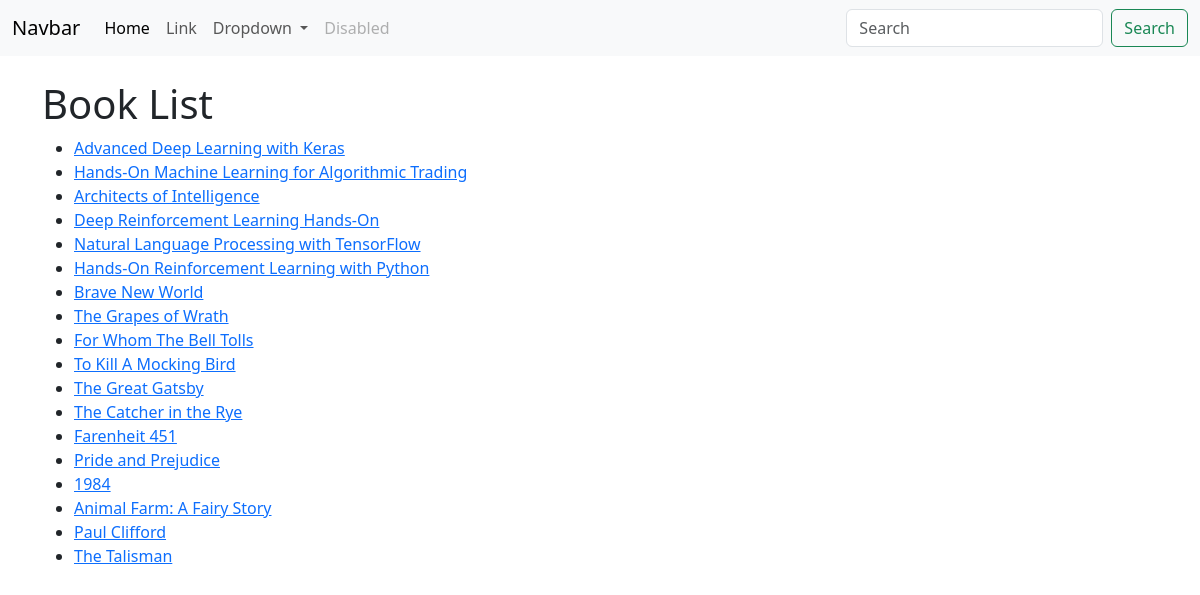
The page /books/ on the database its author committed.
### reviews/models.py (models this page shows, shortened)
class Book(models.Model):
    title = models.CharField(max_length=70,
                             help_text="The title of the book.")
    publication_date = models.DateField(
        verbose_name="Date the book was published.")
    isbn = models.CharField(max_length=20,
                            verbose_name="ISBN number of the book.")
    publisher = models.ForeignKey(Publisher,
                                  on_delete=models.CASCADE)
    contributors = models.ManyToManyField('Contributor',
                                          through="BookContributor")

### reviews/views.py (the view)
# urls.py: path('books/', views.book_list, name='book_list'),
def book_list(request):
    books = Book.objects.all()
    book_list = []
    for book in books:
        reviews = book.review_set.all()
        if reviews:
            book_rating = average_rating([review.rating for review in reviews])
            number_of_reviews = len(reviews)
        else:
            book_rating = None
            number_of_reviews = 0
            book_list.append({'book': book, 'book_rating': book_rating, 'number_of_reviews': number_of_reviews})
    books = Book.objects.all()
    context = {
        'books':books,
        'book_list': book_list,
    }
    return render(request, 'reviews/book_list.html', context)

### reviews/utils.py (called while the page is built)
def average_rating(rating_list):
    if not rating_list:
        return 0
    return round(sum(rating_list) / len(rating_list))

### reviews/templates/reviews/book_list.html (shortened to what this page needs)
{% extends "base.html" %}
{% load static %}
{% block content %}
    <h1>Book List</h1>
    <ul>
        {% for book in books %}
            <li><a href="{% url 'book_detail' book.id %}">{{ book.title }}</a></li>
        {% endfor %}
    </ul>
{% endblock %}

### templates/base.html (shortened to what this page needs)
<!doctype html>
<html lang="en">
  <head>
    <link href="https://cdn.jsdelivr.net/npm/bootstrap@5.3.8/dist/css/bootstrap.min.css" rel="stylesheet">
  </head>
  <body>
    {% include 'navbar.html' %}
    <div class='container mt-4 mb-4'>
        {% block content %}{% endblock %}
    </div>
</body>
</html>

### templates/navbar.html (shortened to what this page needs)
<nav class="navbar navbar-expand-lg bg-body-tertiary">
  <div class="container-fluid">
    <a class="navbar-brand" href="#">Navbar</a>
    <div class="collapse navbar-collapse" id="navbarSupportedContent">
      <ul class="navbar-nav me-auto mb-2 mb-lg-0">
        <li class="nav-item">
          <a class="nav-link active" aria-current="page" href="#">Home</a>
        </li>
        <li class="nav-item">
          <a class="nav-link" href="#">Link</a>
        </li>
        <li class="nav-item dropdown">
          <a class="nav-link dropdown-toggle" href="#" role="button" data-bs-toggle="dropdown" aria-expanded="false">
            Dropdown
          </a>
        </li>
        <li class="nav-item">
          <a class="nav-link disabled" aria-disabled="true">Disabled</a>
        </li>
      </ul>
      <form class="d-flex" role="search">
        <input class="form-control me-2" type="search" placeholder="Search" aria-label="Search"/>
        <button class="btn btn-outline-success" type="submit">Search</button>
      </form>
    </div>
  </div>
</nav>

### rows shown on the page
Book: title "Advanced Deep Learning with Keras"
Book: title "Hands-On Machine Learning for Algorithmic Trading"
Book: title "Architects of Intelligence"
Book: title "Deep Reinforcement Learning Hands-On"
Book: title "Natural Language Processing with TensorFlow"
Book: title "Hands-On Reinforcement Learning with Python"
Book: title "Brave New World"
Book: title "The Grapes of Wrath"
Book: title "For Whom The Bell Tolls"
Book: title "To Kill A Mocking Bird"
Book: title "The Great Gatsby"
Book: title "The Catcher in the Rye"
Book: title "Farenheit 451"
Book: title "Pride and Prejudice"
Book: title "1984"
Book: title "Animal Farm: A Fairy Story"
Book: title "Paul Clifford"
Book: title "The Talisman"
